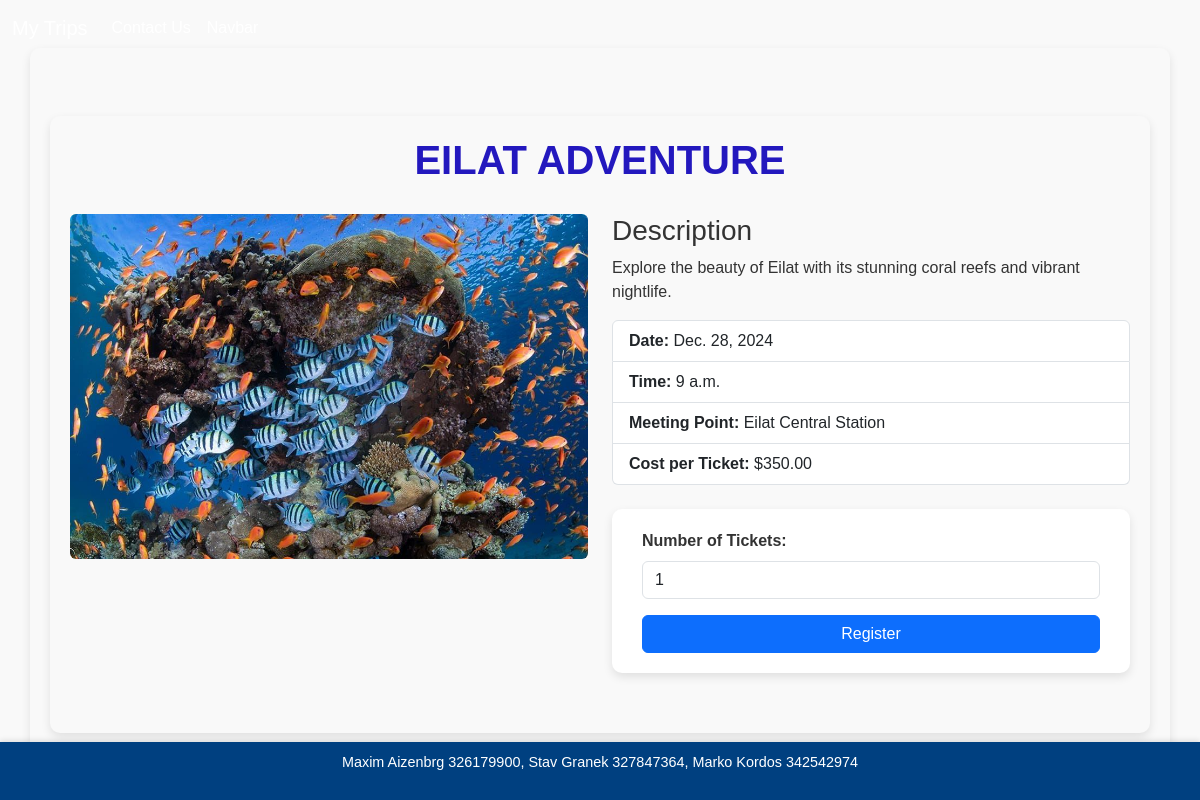
The app's page /trip_info/1/ with its own data.
### main/models.py (models this page shows, shortened)
class Trip(models.Model):
    trip_id = models.AutoField(primary_key=True)
    name = models.CharField(max_length=100)
    description = models.TextField()
    image = models.CharField(max_length=200)
    link = models.URLField()
    date = models.DateField()
    time = models.TimeField()
    meeting_point = models.CharField(max_length=200)
    cost = models.DecimalField(max_digits=10, decimal_places=2)

### main/views.py (the view)
# urls.py: path("trip_info/<int:trip_id>/", views.trip_info, name="trip_info"),
def trip_info(request, trip_id):
    trip = get_object_or_404(Trip, trip_id=trip_id)
    return render(request, "main/trip_info.html", {"trip": trip})

### main/templates/main/trip_info.html (shortened to what this page needs)
{% extends 'main/mainlayout.html' %}
{% load static %}
{% block content %}
<div class="container mt-5">
    <h1 class="text-center" style="color: #2318be;">{{ trip.name }}</h1>
    <div class="row">
        <div class="col-md-6">
            <img src="{% static trip.image %}" class="img-fluid rounded" alt="{{ trip.name }}">
        </div>
        <div class="col-md-6">
            <h3>Description</h3>
            <p>{{ trip.description }}</p>
            <ul class="list-group">
                <li class="list-group-item"><strong>Date:</strong> {{ trip.date }}</li>
                <li class="list-group-item"><strong>Time:</strong> {{ trip.time }}</li>
                <li class="list-group-item"><strong>Meeting Point:</strong> {{ trip.meeting_point }}</li>
                <li class="list-group-item"><strong>Cost per Ticket:</strong> ${{ trip.cost }}</li>
            </ul>
            <form action="{% url 'registration' trip.trip_id %}" method="get" class="mt-4">
                <div class="mb-3">
                    <label for="tickets" class="form-label"><strong>Number of Tickets:</strong></label>
                    <input type="number" id="tickets" name="tickets" class="form-control" min="1" value="1" required>
                </div>
                <button type="submit" class="btn btn-primary w-100">Register</button>
            </form>
        </div>
    </div>
</div>
{% endblock %}

### main/static/main/css/test.css (style rules this page uses)
body { margin: 0; font-family: Arial, sans-serif; color: #333; background-color: #f9f9f9; display: flex; flex-direction: column; min-height: 100vh; overflow-x: hidden; }
.container { background-color: #f9f9f9; padding: 20px; border-radius: 10px; box-shadow: 0 4px 10px rgba(0, 0, 0, 0.1); display: flex; flex-direction: column; justify-content: center; align-items: center; }
.container h1 { color: #004080; margin-bottom: 30px; text-transform: uppercase; font-weight: bold; }
form { max-width: 800px; margin: 40px auto; background-color: #fff; padding: 20px 30px; border-radius: 10px; box-shadow: 0 4px 10px rgba(0, 0, 0, 0.1); }

### records on screen
Trip: name "EILAT ADVENTURE", image (picture), description "Explore the beauty of Eilat with its stunning coral reefs and vibrant nightlife.", date "Dec. 28, 2024", time "9 a.m.", meeting_point "Eilat Central Station", cost "350.00"
